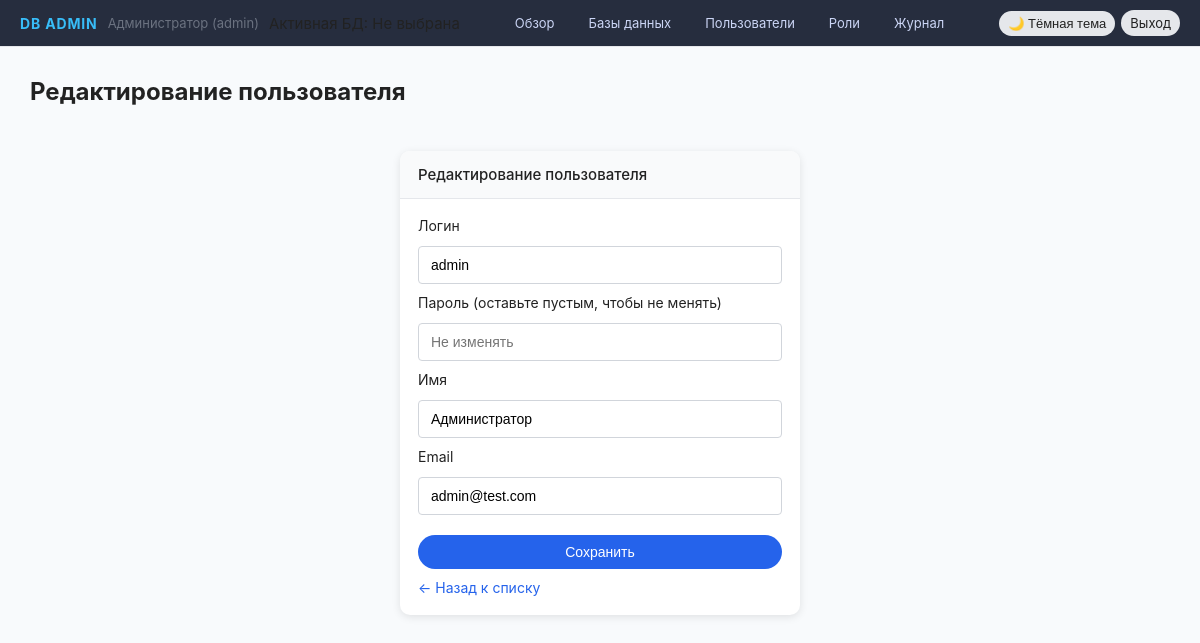
Screenshot of /users/1/edit (signed in) with the database file from the repository.
### tables this page shows
CREATE TABLE users (
            id INTEGER PRIMARY KEY AUTOINCREMENT,
            username TEXT NOT NULL UNIQUE,
            password TEXT NOT NULL,
            name TEXT NOT NULL,
            email TEXT NOT NULL UNIQUE
        );

### app.py (the view, shortened to what this page needs)
@app.route("/users/<int:user_id>/edit", methods=["GET", "POST"])
@login_required
@role_required("admin")
def user_edit(user_id):
    if is_current_connection_read_only():
        flash("Эта база данных открыта только для просмотра. Изменения запрещены.", "error")
        return redirect(url_for("users_list"))
    con = get_db_connection()
    user = con.execute(
        "SELECT * FROM users WHERE id = ?",
        (user_id,),
    ).fetchone()
    if user is None:
        con.close()
        flash("Пользователь не найден", "error")
        return redirect(url_for("users_list"))
    con.close()
    return render_template("user_form.html", action="edit", user=user)

### app.py (called while the page is built)
@app.context_processor
def inject_current_conn_name():
    return {'current_conn_name': get_current_connection_name()}

def get_admin_db_connection():
    con = sqlite3.connect(ADMIN_DB_PATH)
    con.execute("PRAGMA foreign_keys = ON")
    con.row_factory = sqlite3.Row
    return con

def get_current_db_path():
    connection_id = session.get("current_connection_id")
    if not connection_id:
        con = get_admin_db_connection()
        conn = con.execute("SELECT db_path FROM connections ORDER BY id LIMIT 1").fetchone()
        con.close()
        return conn["db_path"] if conn else DB_PATH
    con = get_admin_db_connection()
    conn = con.execute("SELECT db_path FROM connections WHERE id = ?", (connection_id,)).fetchone()
    con.close()
    return conn["db_path"] if conn else DB_PATH

def get_current_connection_name():
    connection_id = session.get("current_connection_id")
    if not connection_id:
        return "Не выбрана"
    con = get_admin_db_connection()
    conn = con.execute("SELECT name FROM connections WHERE id = ?", (connection_id,)).fetchone()
    con.close()
    return conn["name"] if conn else "Неизвестная"

def is_current_connection_read_only():
    connection_id = session.get("current_connection_id")
    if not connection_id:
        return False  # По умолчанию не read-only
    con = get_admin_db_connection()
    conn = con.execute("SELECT read_only FROM connections WHERE id = ?", (connection_id,)).fetchone()
    con.close()
    return bool(conn["read_only"]) if conn else False

def get_db_connection():
    current_path = get_current_db_path()
    con = sqlite3.connect(current_path)
    con.execute("PRAGMA foreign_keys = ON")
    con.row_factory = sqlite3.Row
    return con

def current_roles():
    return session.get("roles", [])

def login_required(func):
    @wraps(func)
    def wrapper(*args, **kwargs):
        if not session.get("admin_logged_in"):
            flash("Необходимо войти как администратор", "error")
            return redirect(url_for("login"))
        return func(*args, **kwargs)
    return wrapper

### templates/user_form.html
{% extends "base.html" %}
{% block page_title %}
  {% if action == "create" %}Создание пользователя{% else %}Редактирование пользователя{% endif %}
{% endblock %}
{% block content %}
<div class="card card--center">
  <div class="card__header">
    <span>
      {% if action == "create" %}
        Создание пользователя
      {% else %}
        Редактирование пользователя
      {% endif %}
    </span>
  </div>
  <div class="card__body">
    <form method="post" class="form">
      <label class="label">Логин</label>
      <input
        type="text"
        name="username"
        class="input"
        value="{{ user.username if user else '' }}"
        required
      >
      <label class="label">Пароль{% if user %} (оставьте пустым, чтобы не менять){% endif %}</label>
      <input
        type="password"
        name="password"
        class="input"
        placeholder="{{ 'Не изменять' if user else '' }}"
        {{ 'required' if not user else '' }}
      >
      <label class="label">Имя</label>
      <input
        type="text"
        name="name"
        class="input"
        value="{{ user.name if user else '' }}"
        required
      >
      <label class="label">Email</label>
      <input
        type="email"
        name="email"
        class="input"
        value="{{ user.email if user else '' }}"
        required
      >
      <button type="submit" class="btn btn-primary btn-full">Сохранить</button>
    </form>
    <a href="{{ url_for('users_list') }}" class="link-back">← Назад к списку</a>
  </div>
</div>
{% endblock %}

### templates/base.html (shortened to what this page needs)
<!doctype html>
<html lang="ru">
<head>
  <link rel="stylesheet" href="{{ url_for('static', filename='style.css') }}">
</head>
<body data-theme="light">
  <header class="topbar">
    <div class="topbar__left">
      <span class="topbar__logo">DB Admin</span>
      {% if session.admin_logged_in %}
        <span class="topbar__user">
          {{ session.admin_name }} ({{ session.admin_username }})
        </span>
        <span class="topbar__db">
        </span>
      {% endif %}
    </div>
    <nav class="topbar__nav">
      {% if session.admin_logged_in %}
        <a href="{{ url_for('dashboard') }}"
           class="topbar__link {% if request.endpoint == 'dashboard' %}topbar__link--active{% endif %}">
          Обзор
        </a>
        <a href="{{ url_for('databases_list') }}"
           class="topbar__link {% if request.endpoint == 'databases_list' %}topbar__link--active{% endif %}">
          Базы данных
        </a>
        <a href="{{ url_for('users_list') }}"
           class="topbar__link {% if request.endpoint == 'users_list' %}topbar__link--active{% endif %}">
          Пользователи
        </a>
        {% if 'admin' in session.roles %}
          <a href="{{ url_for('user_roles_manage') }}"
             class="topbar__link {% if request.endpoint == 'user_roles_manage' %}topbar__link--active{% endif %}">
            Роли
          </a>
          <a href="{{ url_for('audit_log_view') }}"
             class="topbar__link {% if request.endpoint == 'audit_log_view' %}topbar__link--active{% endif %}">
            Журнал
          </a>
        {% endif %}
      {% endif %}
    </nav>
    <div class="topbar__right">
      <button id="theme-toggle" class="btn btn-sm" type="button">
      </button>
      {% if session.admin_logged_in %}
        <a href="{{ url_for('logout') }}" class="btn btn-sm">Выход</a>
      {% else %}
        <a href="{{ url_for('login') }}" class="btn btn-sm">Вход</a>
      {% endif %}
    </div>
  </header>
  <main class="content content--wide">
    <header class="content__header">
      <h1 class="content__title">
        {% block page_title %}Панель администрирования{% endblock %}
      </h1>
    </header>
    <section class="content__body">
      {% block content %}{% endblock %}
    </section>
  </main>
</body>
</html>

### static/style.css (style rules this page uses)
:root { --bg-body: #f8fafc; --bg-sidebar: #242e42; --bg-sidebar-hover: #1d2636; --bg-card: #ffffff; --bg-card-header: #f9fafb; --bg-table-head: #f9fafb; --bg-table-body: #ffffff; --bg-table-row: #ffffff; --bg-table-row-alt: #f9fafb; --bg-table-row-hover: #f3f4f6; --text-main: #222222; --text-sidebar: #dde9f8; --text-muted: #6b7280; --border-soft: #e5e7eb; --input-border: #d1d5db; --btn-bg: #e5e7eb; --btn-bg-hover: #d1d5db; --btn-primary-bg: #2563eb; --btn-primary-bg-hover: #1d4ed8; --btn-danger-bg: #dc2626; --btn-danger-bg-hover: #b91c1c; --accent-blue: #2563eb; --accent-cyan: #22d3ee; --accent-red: #dc2626; --flash-success-bg: #e1f7e6; --flash-success-text: #216e39; --flash-error-bg: #fde2e1; --flash-error-text: #b00020; --flash-warning-bg: #fff4e5; --flash-warning-text: #8a6d3b; --flash-info-bg: #e5f3ff; --flash-info-text: #31708f; }
*, *::before, *::after { box-sizing: border-box; }
body { margin: 0; font-family: -apple-system, BlinkMacSystemFont, "Segoe UI", Roboto, Arial, sans-serif; font-size: 15px; background: var(--bg-body); color: var(--text-main); }
.topbar { position: sticky; top: 0; z-index: 20; display: flex; align-items: center; justify-content: space-between; padding: 8px 20px; background: rgba(15, 23, 42, 0.9); backdrop-filter: blur(10px); border-bottom: 1px solid var(--border-soft); }
.topbar__left { display: flex; align-items: center; gap: 10px; }
.topbar__logo { font-weight: 700; letter-spacing: 0.06em; text-transform: uppercase; font-size: 14px; color: #38bdf8; }
.topbar__user { font-size: 13px; color: var(--text-muted); }
.topbar__nav { display: flex; gap: 8px; justify-content: center; flex: 1; }
.topbar__link { padding: 6px 12px; border-radius: 999px; font-size: 13px; text-decoration: none; color: #cbd5f5; border: 1px solid transparent; transition: background 0.2s, color 0.2s, border-color 0.2s; }
.topbar__right { display: flex; align-items: center; gap: 6px; flex-wrap: wrap; }
.content { padding: 20px 30px; }
.content--wide { max-width: 1200px; margin: 0 auto; }
.content__header { margin-bottom: 10px; display: flex; align-items: center; justify-content: space-between; flex-wrap: wrap; gap: 10px; }
.content__title { margin: 10px 0 5px; font-size: 24px; }
.card { background: var(--bg-card); border-radius: 10px; box-shadow: 0 2px 8px rgba(0, 0, 0, 0.1); overflow: hidden; }
.card--center { max-width: 400px; margin: 40px auto; }
.card__header { padding: 14px 18px; border-bottom: 1px solid var(--border-soft); font-weight: 500; background: var(--bg-card-header); }
.card__body { padding: 18px; }
.form { display: flex; flex-direction: column; gap: 10px; }
.label { font-size: 14px; margin-bottom: 2px; }
.input { padding: 10px 12px; border-radius: 4px; border: 1px solid var(--input-border); font-size: 14px; width: 100%; }
.btn { display: inline-block; padding: 8px 14px; border-radius: 999px; border: 1px solid transparent; cursor: pointer; font-size: 14px; text-decoration: none; color: var(--text-main); background: var(--btn-bg); transition: background 0.2s, color 0.2s, box-shadow 0.2s, transform 0.1s; }
.btn-primary { background: var(--accent-blue); color: #ffffff; }
.btn-sm { padding: 4px 8px; font-size: 13px; }
.btn-full { width: 100%; margin-top: 10px; }
.link-back { display: inline-block; margin-top: 10px; font-size: 14px; color: var(--btn-primary-bg); text-decoration: none; }

### rows the page displays
users: admin_name "Администратор", username "admin", name "Администратор", email "admin@test.com"

### other values shown
{{ session.admin_username }} "admin"
